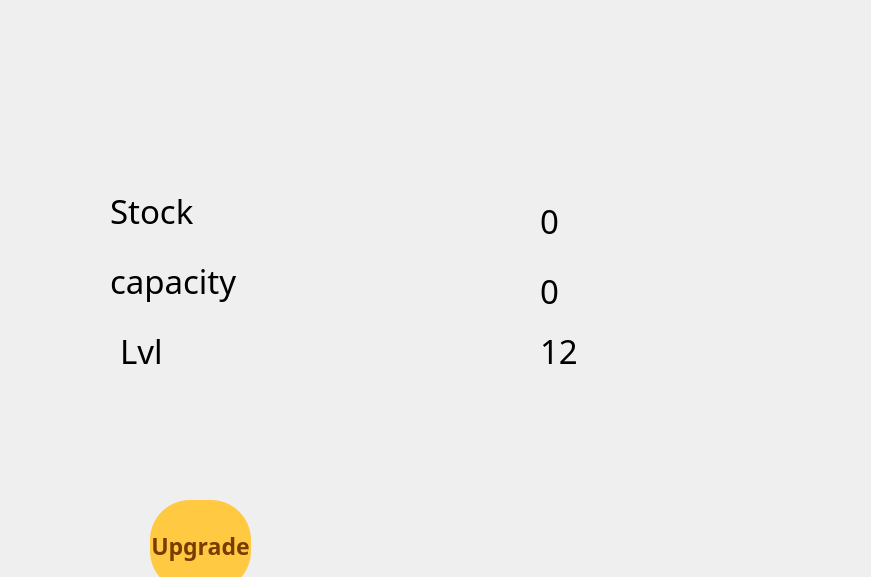
<?xml version="1.0" encoding="UTF-8"?>
<ui version="4.0">
 <class>Silo_dialog</class>
 <widget class="QDialog" name="Silo_dialog">
  <property name="geometry">
   <rect>
    <x>0</x>
    <y>0</y>
    <width>871</width>
    <height>577</height>
   </rect>
  </property>
  <property name="windowTitle">
   <string>Dialog</string>
  </property>
  <widget class="QLabel" name="lvl_silo_l">
   <property name="geometry">
    <rect>
     <x>540</x>
     <y>320</y>
     <width>111</width>
     <height>61</height>
    </rect>
   </property>
   <property name="font">
    <font>
     <family>Jokerman</family>
     <pointsize>25</pointsize>
    </font>
   </property>
   <property name="text">
    <string>12</string>
   </property>
  </widget>
  <widget class="QLabel" name="capacity_silo_l">
   <property name="geometry">
    <rect>
     <x>540</x>
     <y>260</y>
     <width>111</width>
     <height>61</height>
    </rect>
   </property>
   <property name="font">
    <font>
     <family>Jokerman</family>
     <pointsize>25</pointsize>
    </font>
   </property>
   <property name="text">
    <string>0</string>
   </property>
  </widget>
  <widget class="QLabel" name="label_3">
   <property name="geometry">
    <rect>
     <x>120</x>
     <y>320</y>
     <width>191</width>
     <height>61</height>
    </rect>
   </property>
   <property name="font">
    <font>
     <family>Jokerman</family>
     <pointsize>25</pointsize>
    </font>
   </property>
   <property name="text">
    <string>Lvl</string>
   </property>
  </widget>
  <widget class="QPushButton" name="upgrade_silo_butt">
   <property name="geometry">
    <rect>
     <x>150</x>
     <y>500</y>
     <width>101</width>
     <height>91</height>
    </rect>
   </property>
   <property name="font">
    <font>
     <family>Jokerman</family>
     <pointsize>17</pointsize>
     <weight>75</weight>
     <bold>true</bold>
    </font>
   </property>
   <property name="cursor">
    <cursorShape>OpenHandCursor</cursorShape>
   </property>
   <property name="styleSheet">
    <string notr="true"> border-radius:40px;
color: rgb(120, 60, 0);
background-color: rgb(255, 201, 66);</string>
   </property>
   <property name="text">
    <string>Upgrade</string>
   </property>
  </widget>
  <widget class="QLabel" name="label">
   <property name="geometry">
    <rect>
     <x>110</x>
     <y>250</y>
     <width>191</width>
     <height>61</height>
    </rect>
   </property>
   <property name="font">
    <font>
     <family>Jokerman</family>
     <pointsize>25</pointsize>
    </font>
   </property>
   <property name="text">
    <string>capacity</string>
   </property>
  </widget>
  <widget class="QLabel" name="stock_silo_l">
   <property name="geometry">
    <rect>
     <x>540</x>
     <y>190</y>
     <width>111</width>
     <height>61</height>
    </rect>
   </property>
   <property name="font">
    <font>
     <family>Jokerman</family>
     <pointsize>25</pointsize>
    </font>
   </property>
   <property name="text">
    <string>0</string>
   </property>
  </widget>
  <widget class="QLabel" name="label_2">
   <property name="geometry">
    <rect>
     <x>110</x>
     <y>180</y>
     <width>191</width>
     <height>61</height>
    </rect>
   </property>
   <property name="font">
    <font>
     <family>Jokerman</family>
     <pointsize>25</pointsize>
    </font>
   </property>
   <property name="text">
    <string>Stock</string>
   </property>
  </widget>
 </widget>
 <resources/>
 <connections/>
</ui>
